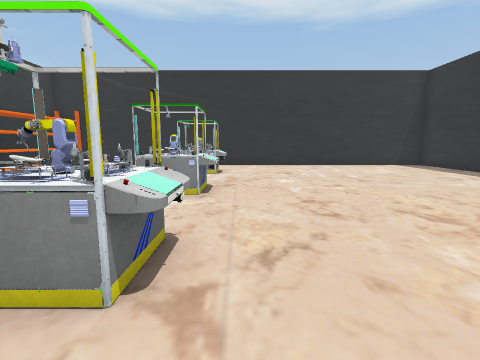
view 1 (above)

16 first-person views from a walk through a 3-D level made in the Unity game engine. The camera is 1.2 m above the floor, tilts 8° down and sees 85° across. The floor is counted in squares, 1 m on a side. Each view is taken from the middle of a square. On the plan, view 1 faces up. The plan holds only what a view shows up to about 12 squares ahead; the rest is blank. The player is left out. Some surface patterns are stand-ins.

view 2
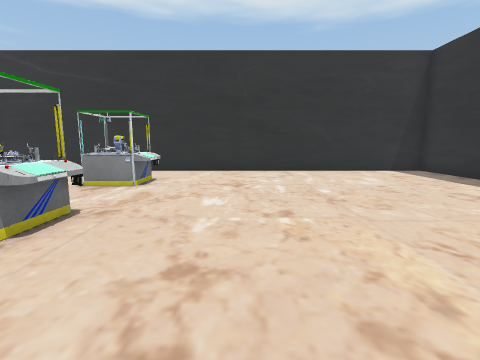

view 3
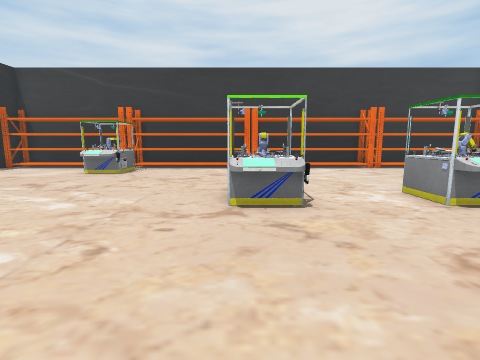

view 4
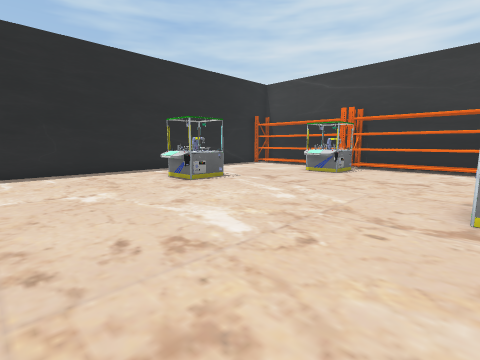

view 5
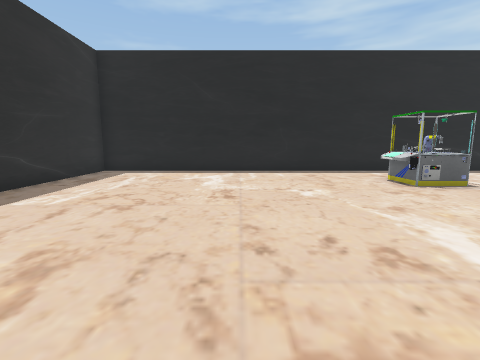

view 6
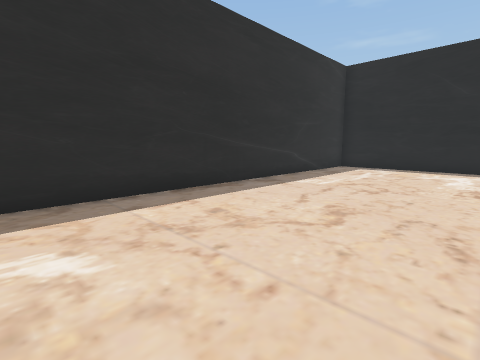

view 7
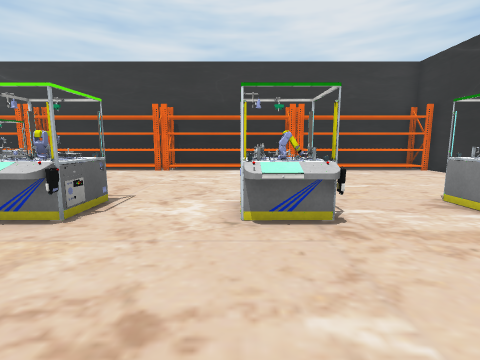

view 8
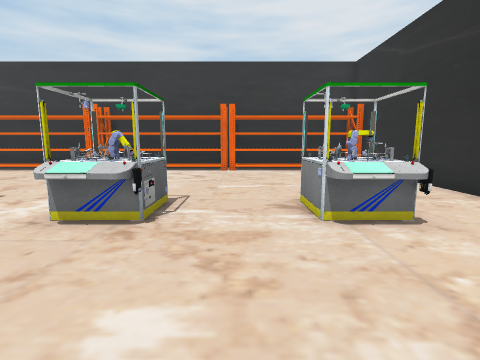

view 9
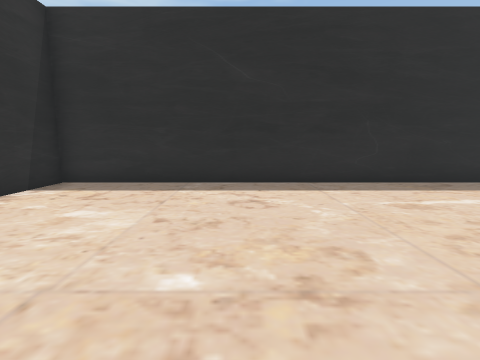

view 10
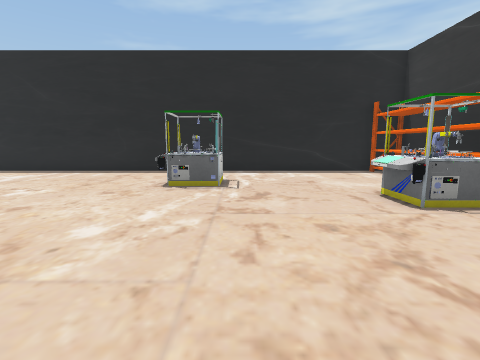

view 11
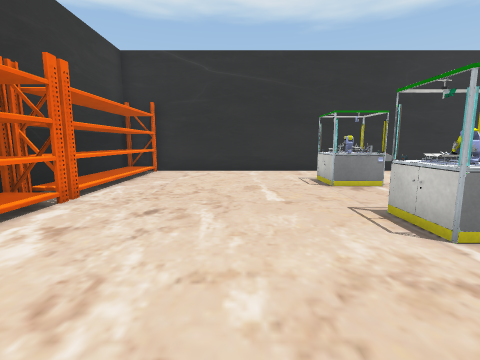

view 12
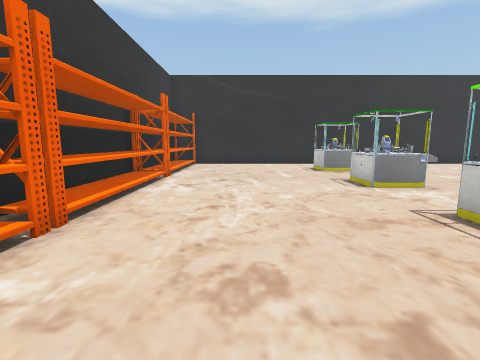

view 13
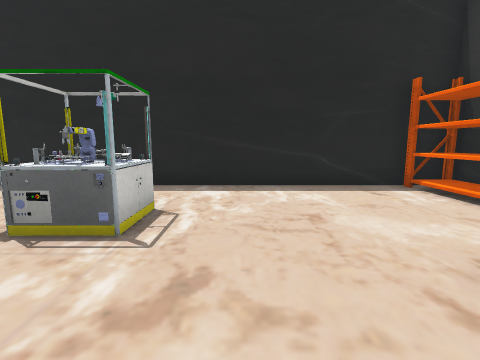

view 14
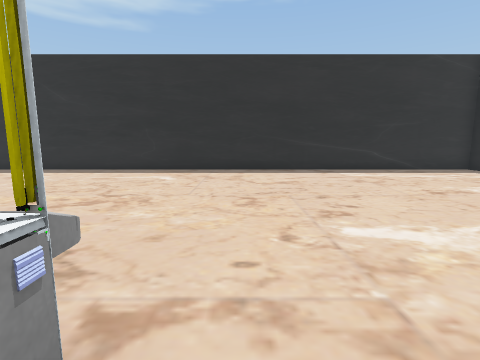

view 15
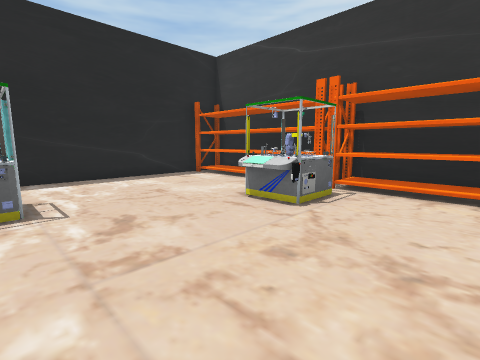

view 16
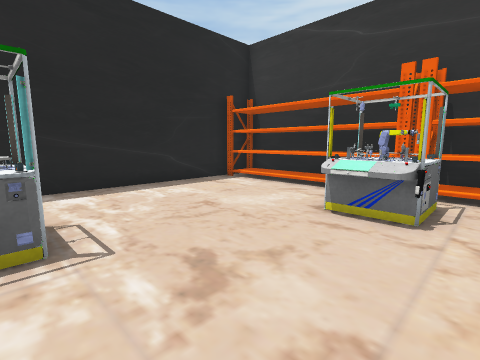

### Floor plan
Points are (right, up) in squares from view 1. A wall is a line through its corners. A room is listed if a view was taken in it or the views show most of it. See-through windows are left out.
Room 1 (views 1, 2, 3, 4, 5, 6, 7, 8, 9, 10, 11, 12, 13, 14, 15, 16)
walls: (-0.7, 2) (-1.6, 1.7); (-1, 3.3) (-1, 1.6); (-1.1, 3.3) (-0.6, 3.1); (-0.8, 1.8) (-1.7, 1.8); (-1.2, 2.9) (-1.7, 2.5) (-2, 2.5); (-1.4, 2.2) (-2.1, 2.2); (-1.6, 2.5) (-1.6, 1.7); (-1.6, 2.5) (-2, 2.5); (-0.6, 6) (-2.4, 6); (-2.4, 3.2) (-0.6, 3.2); (-2, 6.2) (-2, 7.4); (-1.8, 6.7) (-1.8, 7.3); (-1.2, 7.2) (-1.5, 6.8); (-1.5, 7.3) (-1.5, 6.6) (-2.4, 6.6); (-1.6, 7.3) (-1.7, 6.7); (-1.6, 7.6) (-1.6, 6.2); (-2.4, 7.5) (-1, 7.5) (-1, 6); (-0.6, 10.3) (-2.4, 10.3); (-0.6, -5.2) (-0.6, -6.6); (-1.6, -5.3) (-1.6, -6.1); (-1.6, 11.4) (-1.6, 10.9); (-0.9, 11.7) (-0.9, 10.3); (-1.7, -5.8) (-1.7, -5.4); (-6.4, -2.7) (-6.4, -4.2); (-8.5, 2.7) (-8.6, 2.4); (-2, -6.1) (-2, -5.4); (-8.7, 2.9) (-8.6, 2.4); (-7, -2.6) (-7, -3.6); (-7.1, -3.2) (-7, -3.7) (-6.4, -4.1); (-2.4, -6.7) (-2.4, -5.3) (-1, -5.3) (-1, -6.7); (-7.2, -3.3) (-6.5, -3.3); (-7.7, -2.7) (-7.5, -3.7); (-7.9, -2.8) (-6.1, -2.8) (-6, -3.5); (-8.5, 8.6) (-8.6, 8.3); (-8.7, 8.8) (-8.6, 8.3); (-8.6, -3) (-8.6, -3.3) (-8.6, -3.7); (-8.6, 14.4) (-8.6, -9.4); (-9.5, -9.4) (9.9, -9.4) (9.9, 14.5) (-9.5, 14.5)
low walls: (-0.6, 3.1) (-0.6, 1.8); (-0.6, 2) (-0.8, 1.8); (-2.4, 2.8) (-2.4, 3.2); (-2.4, 6) (-2.4, 7.5); (-0.6, 7.5) (-0.6, 6); (-0.7, 7.6) (-0.6, 6.7); (-2.4, 10.3) (-2.4, 11.8); (-0.6, 11.8) (-0.6, 10.3); (-6, -2.8) (-6, -4.1); (-2.5, -5.8) (-1.7, -5.8); (-7.9, -3.3) (-7.4, -3.3)

Where each view was taken, in squares from view 1:
view 1: 0 up, 0 right, facing up
view 2: 3 up, 2 right, facing up
view 3: 2 up, 4 right, facing left
view 4: 2 up, 4 right, facing down-left
view 5: 2 up, 4 right, facing down
view 6: 4 up, 4 right, facing down-right
view 7: 6 up, 3 right, facing left
view 8: 9 up, 3 right, facing left
view 9: 9 up, 2 right, facing right
view 10: 2 up, 3 left, facing down
view 11: 3 up, 5 left, facing up
view 12: 1 down, 6 left, facing up
view 13: 2 down, 4 left, facing down
view 14: 1 up, 2 left, facing right
view 15: 0 up, 2 left, facing down-left
view 16: 2 down, 2 left, facing down-left
